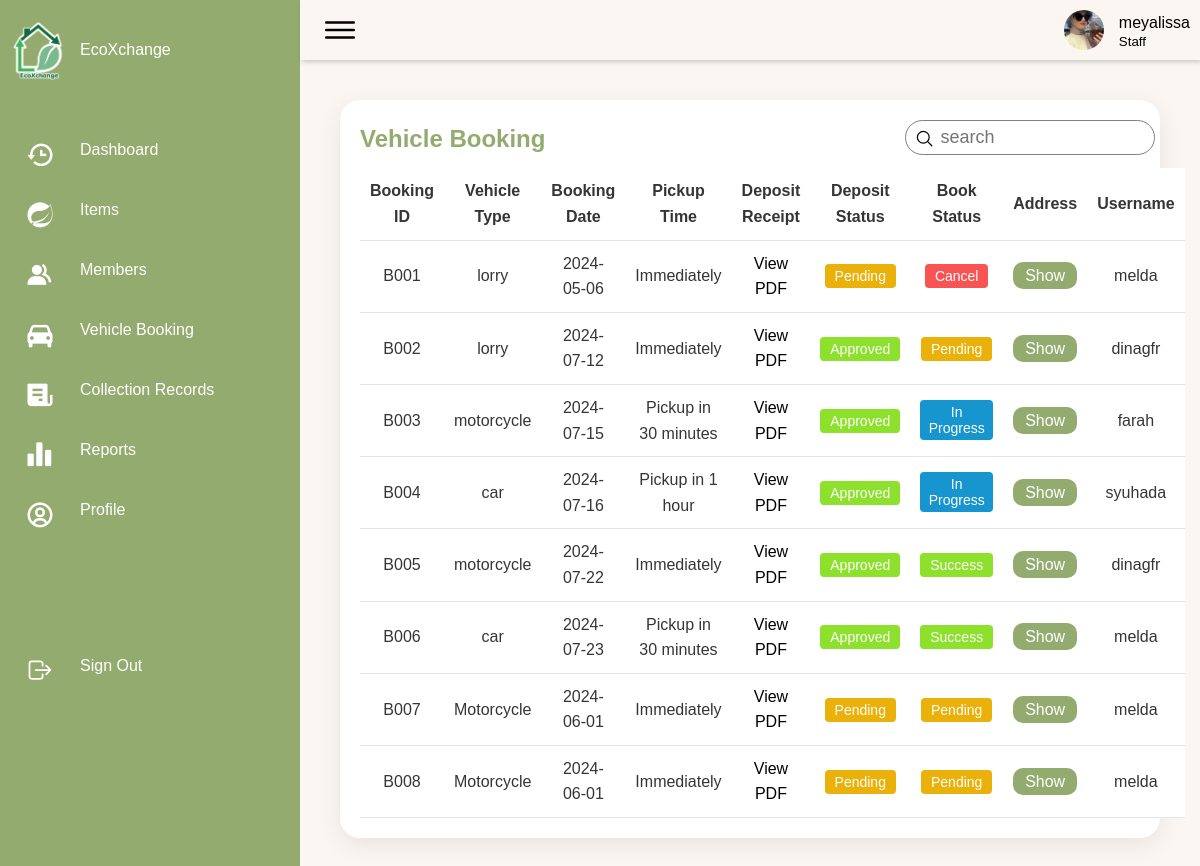
Before: /EcoXchange/pages/Vehiclebooking.php (signed in) with the older database file.
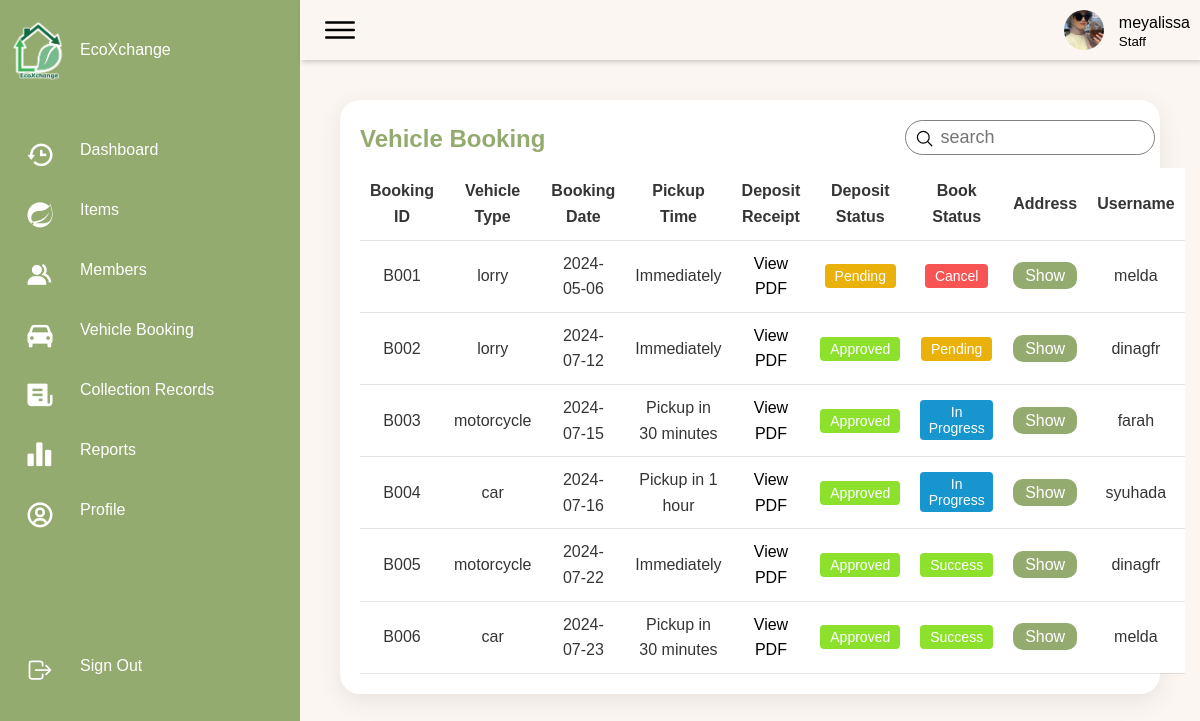
After: the same page with the newer database file.
### tables this page shows
CREATE TABLE `staff` (
  `staff_ID` varchar(10) NOT NULL,
  `staff_username` varchar(20) NOT NULL,
  `staff_password` varchar(200) NOT NULL,
  `staff_first_name` varchar(30) NOT NULL,
  `staff_last_name` varchar(30) NOT NULL,
  `staff_contact_no` varchar(12) NOT NULL,
  `staff_email` varchar(30) NOT NULL,
  `category` varchar(30) NOT NULL,
  `staff_pict` varchar(255) NOT NULL
);

CREATE TABLE `booking` (
  `book_ID` varchar(10) NOT NULL,
  `vehicle_type` varchar(12) NOT NULL,
  `pickup_date` date NOT NULL,
  `pickup_time` varchar(30) NOT NULL,
  `deposit_receipt` varchar(255) NOT NULL,
  `deposit_status` varchar(15) NOT NULL,
  `book_status` varchar(15) NOT NULL,
  `address_ID` varchar(10) NOT NULL,
  `cust_ID` varchar(10) NOT NULL
);

CREATE TABLE `customer` (
  `cust_ID` varchar(10) NOT NULL,
  `cust_username` varchar(20) NOT NULL,
  `cust_password` varchar(128) NOT NULL,
  `cust_first_name` varchar(30) DEFAULT NULL,
  `cust_last_name` varchar(30) DEFAULT NULL,
  `cust_contact_no` varchar(12) DEFAULT NULL,
  `cust_email` varchar(30) NOT NULL,
  `cust_pict` varchar(255) NOT NULL,
  `bank_id` varchar(10) DEFAULT NULL
);

### EcoXchange/includes/fetchUserData.php (called while the page is built, shortened)
<?php
include("dbconn.php");
$username = $_SESSION['username'];
$role = $_SESSION['role'];
if ($role === 'Staff') {
    $sql = "SELECT * FROM staff WHERE staff_username = '$username'";
} elseif ($role === 'Customer') {
    $sql = "SELECT * FROM customer WHERE cust_username = '$username'";
} else {
    header("Location: ../pages/Login.php");
    exit();
}
$query = mysqli_query($dbconn, $sql) or die("Error: " . mysqli_error($dbconn));
$user = mysqli_fetch_assoc($query);
$name = $user["staff_username"] ?? $user["cust_username"];
$image = $user["staff_pict"] ?? $user["cust_pict"];
?>

### EcoXchange/pages/Vehiclebooking.php (the view, shortened to what this page needs)
<?php
include('../includes/dbconn.php');
include('../includes/fetchUserData.php');
?>
<!DOCTYPE html>
<html lang="en">
<head>
    <link href="https://unpkg.com/boxicons@2.0.7/css/boxicons.min.css" rel="stylesheet" />
    <link rel="stylesheet" href="../style/booking-1.css">
</head>
<body>
    <div class="container">
        <?php include('sidebar-1.php'); ?>
        <div class="main">
            <?php include('header.php'); ?>
            <div class="content">
                <div class="details">
                    <div class="itemlist">
                        <div class="tableHeader">
                            <h2>Vehicle Booking</h2>
                            <div class="searchbar">
                                <label>
                                <input type="text" name="" id="search-member" placeholder="search" onkeyup="searchmember()">
                                <ion-icon name="search-outline"></ion-icon>
                                </label>
                            </div>
                        </div>
                        <?php
                            include("../includes/dbconn.php");
                            $sql = "SELECT * FROM booking k JOIN customer c ON k.cust_ID = c.cust_ID;";
                            $query = mysqli_query($dbconn, $sql);
                            $num_rows = mysqli_num_rows($query);
                            if($num_rows == 0){
                                echo "No Booking Record";
                            } else {
                                echo '<table class="table1">';
                                echo "<thead>";
                                echo"<tr>";
                                echo"<td>Booking ID</td>";
                                echo"<td>Vehicle Type</td>";
                                echo"<td>Booking Date</td>";
                                echo"<td>Pickup Time</td>";
                                echo"<td>Deposit Receipt</td>";
                                echo"<td>Deposit Status</td>";
                                echo"<td>Book Status</td>";
                                echo"<td>Address</td>";
                                echo"<td>Username</td>";
                                echo"</tr>";
                                echo "</thead>";
                                while($row = mysqli_fetch_array($query)){
                                    echo "<tbody>";
                                        echo"<tr>";
                                            echo"<td>".$row["book_ID"]."</td>";
                                            echo"<td>".$row["vehicle_type"]."</td>";
                                            echo"<td>".$row["pickup_date"]."</td>";
                                            echo"<td>".$row["pickup_time"]."</td>";
                                            echo '<td> ';
                                                $file_extension = pathinfo($row['deposit_receipt'], PATHINFO_EXTENSION);
                                                if (strtolower($file_extension) === 'pdf') {
                                                    echo '<a style="color: black;" href="' . $row['deposit_receipt'] . '">View PDF</a>';
                                                } else {
                                                    echo '<img src="' . $row['deposit_receipt'] . '" alt="">';
                                                }
                                            echo '</td>';
                                            echo"<td><button class='";
                                                echo $row["deposit_status"] == 'success' ? "success" : "pending";
                                            echo "'>";
                                            if($row["deposit_status"] == 'success') {
                                                echo '<a href="depositstatus.php?book_ID='.$row["book_ID"].'&deposit_status=pending">Approved</a>';
                                            } else {
                                                echo '<a href="depositstatus.php?book_ID='.$row["book_ID"].'&deposit_status=success">Pending</a>';
                                            }
                                            echo "</button></td>";
                                            echo"<td><button class='";
                                                if($row["book_status"] == 'success') {
                                                    echo "success";
                                                } elseif ($row["book_status"] == 'pending'){
                                                    echo "pending";
                                                } elseif ($row["book_status"] == 'inProgress'){
                                                    echo "inProgress";
                                                } else {
                                                    echo "cancel";
                                                }
                                                echo "'>";
                                                if($row["book_status"] == 'success') {
                                                    echo '<a href="bookstatus.php?book_ID='.$row["book_ID"].'&book_status=cancel">Success</a>';
                                                } elseif ($row["book_status"] == 'pending'){
                                                    echo '<a href="bookstatus.php?book_ID='.$row["book_ID"].'&book_status=inProgress">Pending</a>';
                                                } elseif ($row["book_status"] == 'inProgress'){
                                                    echo '<a href="bookstatus.php?book_ID='.$row["book_ID"].'&book_status=success">In Progress</a>';
                                                } else {
                                                    echo '<a href="bookstatus.php?book_ID='.$row["book_ID"].'&book_status=pending">Cancel</a>';
                                                }
                                                echo "</button></td>";
                                            echo '<td><a href="?address_id='.$row["address_ID"].'" class="btnAddr">Show</a></td>';
                                            echo"<td>".$row["cust_username"]."</td>";
                                        echo"</tr>";
                                    echo "</tbody>";
                                }
                                echo '</table>';
                            }
                        ?>
                    </div>
                </div>
            </div>
        </div>
    </div>
</body>
</html>

### EcoXchange/pages/sidebar-1.php (shortened to what this page needs)
<div class="navigation">
            <ul>
                <li class = "comp-name">
                    <a href="#">
                        <span class="icons">
                            <img src="../images/logo-white-border.png" class="sidebar-logo" />
                        </span>
                        <span class="title">EcoXchange</span>
                    </a>
                </li>
                <li class="active" >
                    <a href="dashboard-1.php">
                        <span class="icons">
                            <i class='bx bx-history'></i>
                        </span>
                        <span class="title">Dashboard</span>
                    </a>
                </li>
                <li>
                    <a href="items-1.php">
                        <span class="icons">
                            <i class='bx bxl-spring-boot'></i>
                        </span>
                        <span class="title">Items</span>
                    </a>
                </li>
                <li>
                    <a href="Members.php">
                        <span class="icons">
                            <i class='bx bxs-group'></i>
                        </span>
                        <span class="title">Members</span>
                    </a>
                </li>
                <li>
                    <a href="VehicleBooking.php">
                        <span class="icons">
                            <i class='bx bxs-car'></i>
                        </span>
                        <span class="title">Vehicle Booking</span>
                    </a>
                </li>
                <li>
                    <a href="records.php">
                        <span class="icons">
                            <i class='bx bxs-receipt'></i>
                        </span>
                        <span class="title">Collection Records</span>
                    </a>
                </li>
                <li class="dropdown">
                    <a href="javascript:void(0);" onclick="toggleDropdown()">
                        <span class="icons">
                            <i class='bx bxs-bar-chart-alt-2'></i>
                        </span>
                        <span class="title">Reports</span>
                    </a>
                </li>
                <li>
                    <a href="profile-1.php">
                        <span class="icons">
                            <i class='bx bx-user-circle'></i>
                        </span>
                        <span class="title">Profile</span>
                    </a>
                </li>
                <li class="sign-out">
                    <a href="../includes/logout.inc.php">
                        <span class="icons">
                            <ion-icon name="log-out-outline"></ion-icon>
                        </span>
                        <span class="title">Sign Out</span>
                    </a>
                </li>
            </ul>
        </div>

### EcoXchange/pages/header.php
<div class="topbar">
    <div class="toggle">
        <ion-icon name="menu-outline"></ion-icon>
    </div>
    <div class="user">
        <img src="<?php echo $image; ?>" alt="">
        <div class="info">
            <p><?php echo $name; ?></p>
            <small><?php echo $role; ?></small>
        </div>
    </div>
</div>

### EcoXchange/style/booking-1.css (style rules this page uses)
.btnAddr { padding: 5px 12px; width: 90px; background-color: var(--primary-color); border: 0; border-radius: 10px; color: white; margin: 10px auto; cursor: pointer; }
.success { padding: 4px 10px; background: #8de02c; border:0; border-radius: 4px; font-size: 14px; font-weight: 500; }
.pending { padding: 4px 10px; background: #e9b10a; border:0; border-radius: 4px; font-size: 14px; font-weight: 500; }
.cancel { padding: 4px 10px; background: rgb(249, 84, 84); border:0; border-radius: 4px; font-size: 14px; font-weight: 500; }
.inProgress { padding: 4px 5px; background: #1795ce; border:0; border-radius: 4px; font-size: 14px; font-weight: 500; }
a { text-decoration: none; color: var(--white-color); }

### EcoXchange/style/items-1.css (style rules this page uses)
.content { width: 100%; }
.table1 tr { background-color: white ; color: black; }
.table1 td, .table1 th { text-align: center; }
.details { position: relative; width: 100%; padding: 20px; }
.details .itemlist { position: relative; display: grid; min-height: 500px; background: var(--white-color); padding: 20px; box-shadow: 0 7px 25px rgba(0, 0, 0, 0.08); border-radius: 20px; }
.details .tableHeader { display: flex; justify-content: space-between; align-items: flex-start; }
.tableHeader h2 { font-weight: 600; color: var(--primary-color); }
.details table { width: 100%; border-collapse: collapse; margin-top: 10px; }
.details table thead td { font-weight: 600; }
.details .itemlist table tr { color: var(--dark-color); border-bottom: 1px solid rgba(0, 0, 0, 0.1); }
.details .itemlist table tr:last-child { border-bottom: 1px solid rgba(0, 0, 0, 0.1); }
.details .itemlist table tr td { padding: 10px; }
.details .itemlist table tr td:last-child { text-align: center; }
.details .itemlist table tr td:nth-child(2) { text-align: center; }
.details .itemlist table tr td:nth-child(3) { text-align: center; }
.content { padding:20px; }

### EcoXchange/style/SidebarUser.css (style rules this page uses)
* { font-family: "Ubuntu", sans-serif; margin: 0; padding: 0; box-sizing: border-box; }
body { min-height: 100vh; overflow-x: hidden; }
.container { position: relative; width: 100%; }
.navigation { position: fixed; width: 300px; height: 100%; background: var(--primary-color); border-left: 10px solid var(--primary-color); transition: 0.5s; overflow: hidden; }
.comp-name { margin-top:20px; }
.sidebar-logo { width: 60px; }
.sign-out { margin-top: 6rem; }
.navigation ul { position: absolute; top: 0; left: 0; width: 100%; }
.icons { display: flex; justify-content: center; align-content: center; position: fixed; font-size: 30px; }
.navigation ul li { position: relative; width: 100%; list-style: none; border-top-left-radius: 30px; border-bottom-left-radius: 30px; }
.navigation ul li:nth-child(1) { margin-bottom: 40px; pointer-events: none; }
.navigation ul li a { position: relative; display: block; width: 100%; display: flex; text-decoration: none; color: var(--white-color); }
.navigation ul li a .icons { position: relative; display: block; min-width: 60px; height: 60px; line-height: 75px; text-align: center; }
.navigation ul li a .icons ion-icon { font-size: 1.75rem; }
.navigation ul li a .title { position: relative; display: block; padding: 0 10px; height: 60px; line-height: 60px; text-align: start; white-space: nowrap; }
.main { position: absolute; width: calc(100% - 300px); left: 300px; min-height: 100vh; background: var(--background-color); transition: 0.5s; }
.topbar { width: 100%; height: 60px; display: flex; justify-content: space-between; align-items: center; padding: 0 10px; box-shadow: 2px 2px 5px rgba(0, 0, 0, 0.2); }
.toggle { position: relative; width: 60px; height: 60px; display: flex; justify-content: center; align-items: center; font-size: 2.5rem; cursor: pointer; }
.user { position: relative; display: flex; }
.user img { width: 40px; height: 40px; object-fit: cover; border-radius: 50%; cursor: pointer; }
.user .info { margin-left: 15px; height: 40px; }
.user p { margin-bottom: -8px; }
.user small { margin-top: -8px; }
.content { padding:20px; }

### EcoXchange/style/searchbar.css (style rules this page uses)
.searchbar { width: 250px; margin-right: 30px; }
.searchbar label { position: relative; width: 100%; }
.searchbar label input { width: 100%; height: 35px; border-radius: 40px; padding: 5px 20px; padding-left: 35px; font-size: 18px; outline: none; border: 1px solid var(--text-grey); }
.searchbar label ion-icon { position: absolute; top: 0; left: 10px; font-size: 1.2rem; }

### EcoXchange/pages/sidebar-1.php (style rules this page uses)
.dropdown { position: relative; display: inline-block; }

Changed rows visible on the page:
removed booking: book_ID "B007", vehicle_type "Motorcycle", pickup_date "2024-06-01", pickup_time "Immediately", cust_ID.cust_username "melda", deposit_status "pending" (drawn)
removed booking: book_ID "B008", vehicle_type "Motorcycle", pickup_date "2024-06-01", pickup_time "Immediately", cust_ID.cust_username "melda", deposit_status "pending" (drawn)
